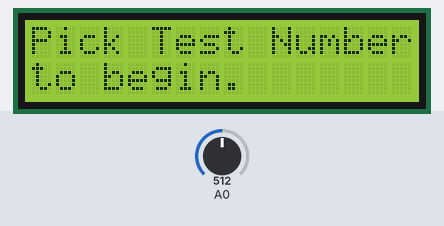
A sketch run on a simulated Arduino Uno, built with avr-gcc and run on an emulated ATmega328P. Parts: 16×2 character LCD. The test bench sets the inputs (shaded band); at power-on: A0 = 512.

Above: at 1.6 s.
At 3.4 s:
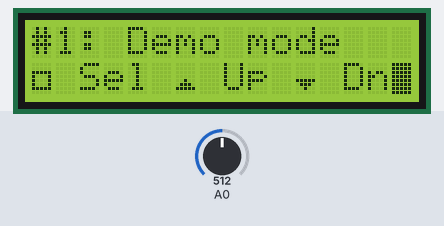
3.5 s: A0 set to 716
At 4.3 s:
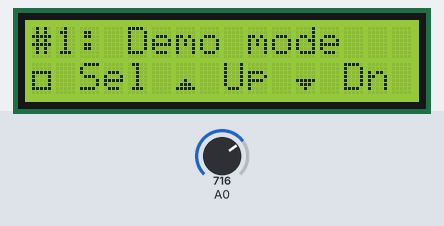
5.0 s: A0 set to 745
6.5 s: A0 set to 767
At 7.3 s:
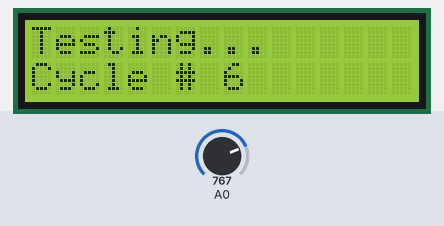
Timing chart, 0 to 9.5 s (numbered marks = the images above; inputs shaded):
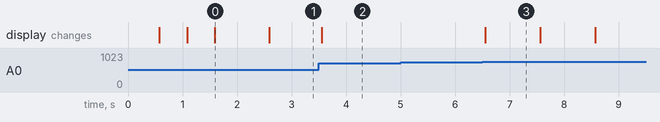

The sketch:

KeypadTest1.ino
```cpp
#include <LiquidCrystal.h>
#include "LCDKeypad.h"

LCDKeypad lcd;

byte c_up[8] = {
  0b00000,
  0b00000,
  0b00000,
  0b00000,
  0b00100,
  0b01110,
  0b11111,
  0b00000
};

byte c_down[8] = {
  0b00000,
  0b00000,
  0b00000,
  0b00000,
  0b11111,
  0b01110,
  0b00100,
  0b00000,
};

byte c_select[8] = {
  0b00000,
  0b00000,
  0b11111,
  0b10001,
  0b10001,
  0b10001,
  0b11111,
  0b00000
};

char* testOptions[] = {"#1: Demo mode", "#2: 100 Cycles", "#3: 10M Cycles"};
int testOptionsCount = 3;
int testNumber = 0; //default test number

void setup()
{
  lcd.createChar(1, c_select);
  lcd.createChar(2, c_up);
  lcd.createChar(3, c_down);
  lcd.begin(16, 2);
  lcd.clear();
  lcd.print("Knee Wear Tester");
  delay(500);
  lcd.clear();
  lcd.print("Designed 2015 by");
  lcd.setCursor(0, 1);
  lcd.print(" Chris Blaydon, ");
  delay(500);
  lcd.clear();
  lcd.print(" Alan Bylund &");
  lcd.setCursor(0, 1);
  lcd.print(" Patrick Miller");
  delay(500);

  //Start getting user input
  lcd.clear();
  lcd.print("Pick Test Number");
  lcd.setCursor(0, 1);
  lcd.print("to begin.");
  delay(1000);

  //waitButton();
  //waitReleaseButton();

  bool hasChosenTest = 0;
  while (!hasChosenTest) {
    lcd.clear();
    lcd.print(testOptions[testNumber]);
    lcd.setCursor(0, 1);
    lcd.write(1);
    lcd.print(" Sel ");
    lcd.write(2);
    lcd.print(" Up ");
    lcd.write(3);
    lcd.print(" Dn");

    //Wait for correct input
    //TODO: Add debouncing support
    int buttonPressed;

    do
    {
      buttonPressed = waitButton();
    }
    while (!(buttonPressed == KEYPAD_SELECT || buttonPressed == KEYPAD_UP || buttonPressed == KEYPAD_DOWN));

    if (buttonPressed == KEYPAD_SELECT)
    {
      hasChosenTest = true; //ends loop
    }
    if (buttonPressed == KEYPAD_DOWN)
    {
      testNumber++;
      //loop back if maximum
      if (testNumber == testOptionsCount) testNumber = 0;
    }
    if (buttonPressed == KEYPAD_UP)
    {
      testNumber--;
      //loop back if minimum
      if (testNumber == -1) testNumber = testOptionsCount - 1;
    }
    waitReleaseButton();
  }
}

void loop()
{
  //Just some demo code for now

  lcd.clear();
  lcd.print("Testing...");
  lcd.setCursor(0, 1);
  // print the number of seconds since reset:
  lcd.print("Cycle # ");
  lcd.print(millis() / 1000);
  delay(1000);

}

int waitButton()
{
  int buttonPressed;
  waitReleaseButton;
  lcd.blink();
  while ((buttonPressed = lcd.button()) == KEYPAD_NONE)
  {
  }
  delay(50);
  lcd.noBlink();
  return buttonPressed;
}

void waitReleaseButton()
{
  delay(50);
  while (lcd.button() != KEYPAD_NONE)
  {
  }
  delay(50);
}
```

LCDKeypad.cpp
```cpp
/*
  LCDKeypad.cpp
*/

#include "Arduino.h"

// include this library's description file

#include <LiquidCrystal.h>
#include "LCDKeypad.h"

LCDKeypad::LCDKeypad() : LiquidCrystal(8, 9, 4, 5, 6, 7)
{
}

int LCDKeypad::button()
{
  static int NUM_KEYS=5;
  static int adc_key_val[5] ={
    30, 150, 360, 535, 760     };
  int k, input;
  input=analogRead(0);
  for (k = 0; k < NUM_KEYS; k++)
  {
    if (input < adc_key_val[k])
    {
      return k;
    }
  }
  if (k >= NUM_KEYS)
    k = -1;     // No valid key pressed
  return k;
}
```

LCDKeypad.h
```cpp
/*
  LCDKeypad.h
*/

// ensure this library description is only included once
#ifndef LCDKeypad_h
#define LCDKeypad_h

// library interface description
#define KEYPAD_NONE -1
#define KEYPAD_RIGHT 0
#define KEYPAD_UP 1
#define KEYPAD_DOWN 2
#define KEYPAD_LEFT 3
#define KEYPAD_SELECT 4

class LCDKeypad: public LiquidCrystal
{
  public:
    LCDKeypad();
    int button();
};

#endif
```

Measured:
- the behaviour switches between 759 and 760 on A0 (found by bisection; images 2 and 3)
- after the input at 3.5 s, the display: changes after 0.05 s (image 2)
- after the input at 5.0 s, every drawn part: stays the same
- after the input at 6.5 s, the display: changes after 0.06 s (image 3)
- what the display in image 0 shows lasts 1.0 s, from 1.6 s to 2.6 s
